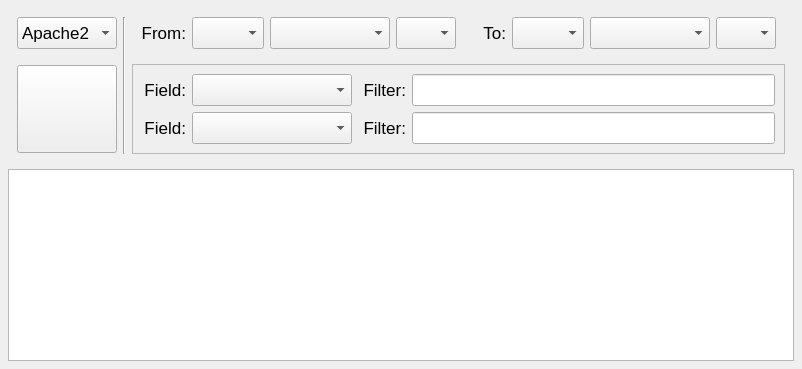
          <widget class="QWidget" name="StatsTabsPage5">
           <layout class="QGridLayout" name="gridLayout_18">
            <property name="leftMargin">
             <number>8</number>
            </property>
            <property name="topMargin">
             <number>2</number>
            </property>
            <property name="rightMargin">
             <number>8</number>
            </property>
            <property name="bottomMargin">
             <number>8</number>
            </property>
            <item row="0" column="0">
             <widget class="QFrame" name="frame_StatsRelat_Opt">
              <property name="sizePolicy">
               <sizepolicy hsizetype="Expanding" vsizetype="Fixed">
                <horstretch>0</horstretch>
                <verstretch>0</verstretch>
               </sizepolicy>
              </property>
              <property name="maximumSize">
               <size>
                <width>16777215</width>
                <height>192</height>
               </size>
              </property>
              <layout class="QGridLayout" name="gridLayout_14">
               <item row="2" column="0">
                <spacer name="verticalSpacer_3">
                 <property name="orientation">
                  <enum>Qt::Vertical</enum>
                 </property>
                 <property name="sizeHint" stdset="0">
                  <size>
                   <width>20</width>
                   <height>6</height>
                  </size>
                 </property>
                </spacer>
               </item>
               <item row="1" column="0">
                <widget class="QComboBox" name="box_StatsRelat_WebServer">
                 <property name="minimumSize">
                  <size>
                   <width>100</width>
                   <height>32</height>
                  </size>
                 </property>
                 <property name="maximumSize">
                  <size>
                   <width>16777215</width>
                   <height>32</height>
                  </size>
                 </property>
                 <property name="font">
                  <font>
                   <pointsize>13</pointsize>
                  </font>
                 </property>
                 <property name="toolTip">
                  <string>Select a Web Server</string>
                 </property>
                 <property name="sizeAdjustPolicy">
                  <enum>QComboBox::AdjustToContents</enum>
                 </property>
                 <item>
                  <property name="text">
                   <string>Apache2</string>
                  </property>
                 </item>
                 <item>
                  <property name="text">
                   <string>Nginx</string>
                  </property>
                 </item>
                 <item>
                  <property name="text">
                   <string>IIS</string>
                  </property>
                 </item>
                </widget>
               </item>
               <item row="0" column="2" rowspan="3">
                <widget class="QFrame" name="frame_StatsRelat_Date">
                 <property name="sizePolicy">
                  <sizepolicy hsizetype="Fixed" vsizetype="Preferred">
                   <horstretch>0</horstretch>
                   <verstretch>0</verstretch>
                  </sizepolicy>
                 </property>
                 <layout class="QHBoxLayout" name="horizontalLayout_2">
                  <property name="topMargin">
                   <number>6</number>
                  </property>
                  <item>
                   <widget class="QLabel" name="label_StatsRelat_From">
                    <property name="minimumSize">
                     <size>
                      <width>44</width>
                      <height>0</height>
                     </size>
                    </property>
                    <property name="font">
                     <font>
                      <pointsize>13</pointsize>
                     </font>
                    </property>
                    <property name="text">
                     <string>From:</string>
                    </property>
                    <property name="alignment">
                     <set>Qt::AlignRight|Qt::AlignTrailing|Qt::AlignVCenter</set>
                    </property>
                   </widget>
                  </item>
                  <item>
                   <widget class="QComboBox" name="box_StatsRelat_FromYear">
                    <property name="sizePolicy">
                     <sizepolicy hsizetype="Fixed" vsizetype="Fixed">
                      <horstretch>0</horstretch>
                      <verstretch>0</verstretch>
                     </sizepolicy>
                    </property>
                    <property name="minimumSize">
                     <size>
                      <width>0</width>
                      <height>32</height>
                     </size>
                    </property>
                    <property name="maximumSize">
                     <size>
                      <width>72</width>
                      <height>32</height>
                     </size>
                    </property>
                    <property name="font">
                     <font>
                      <pointsize>13</pointsize>
                     </font>
                    </property>
                    <property name="toolTip">
                     <string>Year</string>
                    </property>
                    <property name="placeholderText">
                     <string notr="true">-</string>
                    </property>
                   </widget>
                  </item>
                  <item>
                   <widget class="QComboBox" name="box_StatsRelat_FromMonth">
                    <property name="minimumSize">
                     <size>
                      <width>120</width>
                      <height>32</height>
                     </size>
                    </property>
                    <property name="maximumSize">
                     <size>
                      <width>16777215</width>
                      <height>32</height>
                     </size>
                    </property>
                    <property name="font">
                     <font>
                      <pointsize>13</pointsize>
                     </font>
                    </property>
                    <property name="toolTip">
                     <string>Month</string>
                    </property>
                    <property name="placeholderText">
                     <string notr="true">-</string>
                    </property>
                   </widget>
                  </item>
                  <item>
                   <widget class="QComboBox" name="box_StatsRelat_FromDay">
                    <property name="minimumSize">
                     <size>
                      <width>0</width>
                      <height>32</height>
                     </size>
                    </property>
                    <property name="maximumSize">
                     <size>
                      <width>60</width>
                      <height>32</height>
                     </size>
                    </property>
                    <property name="font">
                     <font>
                      <pointsize>13</pointsize>
                     </font>
                    </property>
                    <property name="toolTip">
                     <string>Day</string>
                    </property>
                    <property name="placeholderText">
                     <string notr="true">-</string>
                    </property>
                   </widget>
                  </item>
                  <item>
                   <widget class="QLabel" name="label_StatsRelat_To">
                    <property name="minimumSize">
                     <size>
                      <width>44</width>
                      <height>0</height>
                     </size>
                    </property>
                    <property name="maximumSize">
                     <size>
                      <width>44</width>
                      <height>16777215</height>
                     </size>
                    </property>
                    <property name="font">
                     <font>
                      <pointsize>13</pointsize>
                     </font>
                    </property>
                    <property name="text">
                     <string>To:</string>
                    </property>
                    <property name="alignment">
                     <set>Qt::AlignRight|Qt::AlignTrailing|Qt::AlignVCenter</set>
                    </property>
                   </widget>
                  </item>
                  <item>
                   <widget class="QComboBox" name="box_StatsRelat_ToYear">
                    <property name="minimumSize">
                     <size>
                      <width>0</width>
                      <height>32</height>
                     </size>
                    </property>
                    <property name="maximumSize">
                     <size>
                      <width>72</width>
                      <height>32</height>
                     </size>
                    </property>
                    <property name="font">
                     <font>
                      <pointsize>13</pointsize>
                     </font>
                    </property>
                    <property name="toolTip">
                     <string>Year</string>
                    </property>
                    <property name="placeholderText">
                     <string notr="true">-</string>
                    </property>
                   </widget>
                  </item>
                  <item>
                   <widget class="QComboBox" name="box_StatsRelat_ToMonth">
                    <property name="minimumSize">
                     <size>
                      <width>120</width>
                      <height>32</height>
                     </size>
                    </property>
                    <property name="maximumSize">
                     <size>
                      <width>16777215</width>
                      <height>32</height>
                     </size>
                    </property>
                    <property name="font">
                     <font>
                      <pointsize>13</pointsize>
                     </font>
                    </property>
                    <property name="toolTip">
                     <string>Month</string>
                    </property>
                    <property name="placeholderText">
                     <string notr="true">-</string>
                    </property>
                   </widget>
                  </item>
                  <item>
                   <widget class="QComboBox" name="box_StatsRelat_ToDay">
                    <property name="minimumSize">
                     <size>
                      <width>0</width>
                      <height>32</height>
                     </size>
                    </property>
                    <property name="maximumSize">
                     <size>
                      <width>60</width>
                      <height>32</height>
                     </size>
                    </property>
                    <property name="font">
                     <font>
                      <pointsize>13</pointsize>
                     </font>
                    </property>
                    <property name="toolTip">
                     <string>Day</string>
                    </property>
                    <property name="placeholderText">
                     <string notr="true">-</string>
                    </property>
                   </widget>
                  </item>
                 </layout>
                </widget>
               </item>
               <item row="3" column="0">
                <widget class="QPushButton" name="button_StatsRelat_Draw">
                 <property name="minimumSize">
                  <size>
                   <width>100</width>
                   <height>88</height>
                  </size>
                 </property>
                 <property name="maximumSize">
                  <size>
                   <width>16777215</width>
                   <height>88</height>
                  </size>
                 </property>
                 <property name="font">
                  <font>
                   <pointsize>23</pointsize>
                  </font>
                 </property>
                 <property name="cursor">
                  <cursorShape>PointingHandCursor</cursorShape>
                 </property>
                 <property name="toolTip">
                  <string>Draw the chart</string>
                 </property>
                 <property name="iconSize">
                  <size>
                   <width>44</width>
                   <height>44</height>
                  </size>
                 </property>
                </widget>
               </item>
               <item row="3" column="2">
                <widget class="QFrame" name="frame_StatsRelat_Field">
                 <property name="frameShape">
                  <enum>QFrame::StyledPanel</enum>
                 </property>
                 <property name="frameShadow">
                  <enum>QFrame::Sunken</enum>
                 </property>
                 <layout class="QGridLayout" name="gridLayout_17">
                  <item row="0" column="2" rowspan="2">
                   <widget class="QLabel" name="label_StatsRelat_Filter_1">
                    <property name="minimumSize">
                     <size>
                      <width>48</width>
                      <height>0</height>
                     </size>
                    </property>
                    <property name="font">
                     <font>
                      <pointsize>13</pointsize>
                     </font>
                    </property>
                    <property name="text">
                     <string>Filter:</string>
                    </property>
                    <property name="alignment">
                     <set>Qt::AlignRight|Qt::AlignTrailing|Qt::AlignVCenter</set>
                    </property>
                   </widget>
                  </item>
                  <item row="2" column="3" rowspan="2">
                   <widget class="QLineEdit" name="inLine_StatsRelat_Filter_2">
                    <property name="minimumSize">
                     <size>
                      <width>0</width>
                      <height>32</height>
                     </size>
                    </property>
                    <property name="maximumSize">
                     <size>
                      <width>16777215</width>
                      <height>32</height>
                     </size>
                    </property>
                    <property name="font">
                     <font>
                      <pointsize>13</pointsize>
                     </font>
                    </property>
                    <property name="toolTip">
                     <string>With strings, only the lines in which the field is starting with this string will be used.
With numbers, use '!', '=','&lt;' or '&gt;' to declare what to use</string>
                    </property>
                   </widget>
                  </item>
                  <item row="2" column="1" rowspan="2">
                   <widget class="QComboBox" name="box_StatsRelat_LogsField_2">
                    <property name="minimumSize">
                     <size>
                      <width>160</width>
                      <height>32</height>
                     </size>
                    </property>
                    <property name="maximumSize">
                     <size>
                      <width>16777215</width>
                      <height>32</height>
                     </size>
                    </property>
                    <property name="font">
                     <font>
                      <pointsize>13</pointsize>
                     </font>
                    </property>
                    <property name="toolTip">
                     <string>Select a log field to view</string>
                    </property>
                   </widget>
                  </item>
                  <item row="0" column="3" rowspan="2">
                   <widget class="QLineEdit" name="inLine_StatsRelat_Filter_1">
                    <property name="minimumSize">
                     <size>
                      <width>0</width>
                      <height>32</height>
                     </size>
                    </property>
                    <property name="maximumSize">
                     <size>
                      <width>16777215</width>
                      <height>32</height>
                     </size>
                    </property>
                    <property name="font">
                     <font>
                      <pointsize>13</pointsize>
                     </font>
                    </property>
                    <property name="toolTip">
                     <string>With strings, only the lines in which the field is starting with this string will be used.
With numbers, use '!', '=','&lt;' or '&gt;' to declare what to use</string>
                    </property>
                   </widget>
                  </item>
                  <item row="0" column="1" rowspan="2">
                   <widget class="QComboBox" name="box_StatsRelat_LogsField_1">
                    <property name="minimumSize">
                     <size>
                      <width>160</width>
                      <height>32</height>
                     </size>
                    </property>
                    <property name="maximumSize">
                     <size>
                      <width>16777215</width>
                      <height>32</height>
                     </size>
                    </property>
                    <property name="font">
                     <font>
                      <pointsize>13</pointsize>
                     </font>
                    </property>
                    <property name="toolTip">
                     <string>Select a log field to view</string>
                    </property>
                   </widget>
                  </item>
                  <item row="0" column="0" rowspan="2">
                   <widget class="QLabel" name="label_StatsRelat_LogsField_1">
                    <property name="minimumSize">
                     <size>
                      <width>44</width>
                      <height>0</height>
                     </size>
                    </property>
                    <property name="font">
                     <font>
                      <pointsize>13</pointsize>
                     </font>
                    </property>
                    <property name="text">
                     <string>Field:</string>
                    </property>
                    <property name="alignment">
                     <set>Qt::AlignRight|Qt::AlignTrailing|Qt::AlignVCenter</set>
                    </property>
                   </widget>
                  </item>
                  <item row="2" column="2" rowspan="2">
                   <widget class="QLabel" name="label_StatsRelat_Filter_2">
                    <property name="minimumSize">
                     <size>
                      <width>48</width>
                      <height>0</height>
                     </size>
                    </property>
                    <property name="font">
                     <font>
                      <pointsize>13</pointsize>
                     </font>
                    </property>
                    <property name="text">
                     <string>Filter:</string>
                    </property>
                    <property name="alignment">
                     <set>Qt::AlignRight|Qt::AlignTrailing|Qt::AlignVCenter</set>
                    </property>
                   </widget>
                  </item>
                  <item row="2" column="0" rowspan="2">
                   <widget class="QLabel" name="label_StatsRelat_LogsField_2">
                    <property name="minimumSize">
                     <size>
                      <width>44</width>
                      <height>0</height>
                     </size>
                    </property>
                    <property name="font">
                     <font>
                      <pointsize>13</pointsize>
                     </font>
                    </property>
                    <property name="text">
                     <string>Field:</string>
                    </property>
                    <property name="alignment">
                     <set>Qt::AlignRight|Qt::AlignTrailing|Qt::AlignVCenter</set>
                    </property>
                   </widget>
                  </item>
                 </layout>
                </widget>
               </item>
               <item row="1" column="1" rowspan="3">
                <widget class="Line" name="gline_StatsRelat_1">
                 <property name="orientation">
                  <enum>Qt::Vertical</enum>
                 </property>
                </widget>
               </item>
              </layout>
             </widget>
            </item>
            <item row="1" column="0">
             <widget class="QChartView" name="chart_StatsRelat"/>
            </item>
           </layout>
          </widget>
